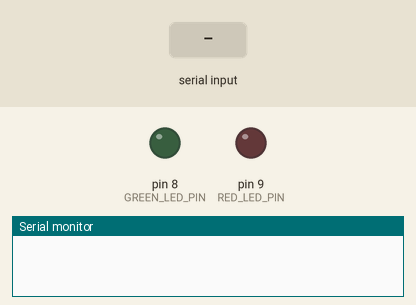
This sketch was run on a simulated Arduino Uno, built with avr-gcc and run on an emulated ATmega328P. Parts: output pins drawn as LEDs (lit = HIGH), the last lines printed to the serial monitor. The inputs (shaded band) are chosen by the test bench.

Above: at 1.2 s.
1.3 s: "1\n" received over Serial
At 2.1 s:
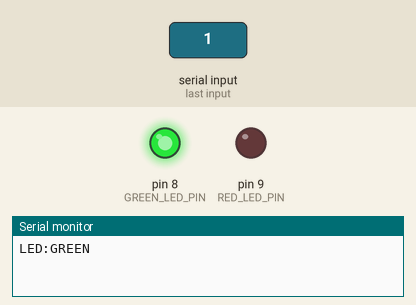
2.8 s: "red\n" received over Serial
At 3.3 s:
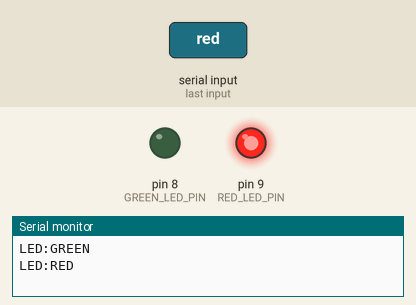
4.3 s: "ON\n" received over Serial
At 5.6 s:
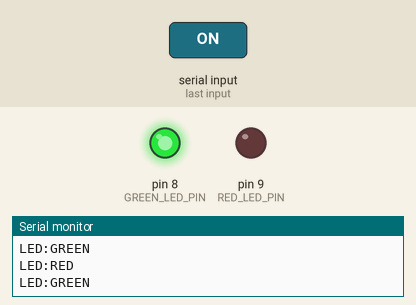
Timing chart, 0 to 7.3 s (numbered marks = the images above; inputs shaded):
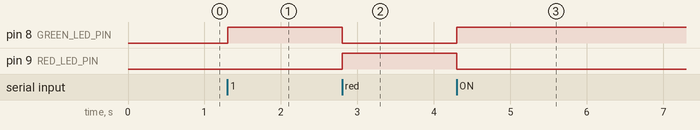

The sketch:

arduino_led.ino
```cpp
/*
  arduino_led.ino
  Nhan lenh tu may tinh qua Serial (USB) de dieu khien hai den LED.

  Day noi:
    LED xanh (+) -> dien tro 220-330 ohm -> chan D8
    LED xanh (-) -> GND
    LED do (+)   -> dien tro 220-330 ohm -> chan D9
    LED do (-)   -> GND

  Lenh nhan duoc tu Serial (ket thuc bang newline '\n'):
    "1" hoac "ON" -> bat den xanh (tuong thich code cu)
    "0" hoac "OFF" -> tat ca hai den
    "green" -> chi bat den xanh; "red" -> chi bat den do; "none" -> tat ca hai

  Toc do Serial: 9600 baud, phai khop voi Python (pyserial) o may tinh.
*/

const int GREEN_LED_PIN = 8;
const int RED_LED_PIN = 9;

void setLeds(bool greenOn, bool redOn) {
  digitalWrite(GREEN_LED_PIN, greenOn ? HIGH : LOW);
  digitalWrite(RED_LED_PIN, redOn ? HIGH : LOW);
}

void setup() {
  pinMode(GREEN_LED_PIN, OUTPUT);
  pinMode(RED_LED_PIN, OUTPUT);
  setLeds(false, false);
  Serial.begin(9600);
}

void loop() {
  if (Serial.available() > 0) {
    String lenh = Serial.readStringUntil('\n');
    lenh.trim();
    if (lenh == "1" || lenh == "ON") {
      setLeds(true, false);
      Serial.println("LED:GREEN");
    } else if (lenh == "0" || lenh == "OFF") {
      setLeds(false, false);
      Serial.println("LED:NONE");
    } else if (lenh == "green") {
      setLeds(true, false);
      Serial.println("LED:GREEN");
    } else if (lenh == "red") {
      setLeds(false, true);
      Serial.println("LED:RED");
    } else if (lenh == "none") {
      setLeds(false, false);
      Serial.println("LED:NONE");
    }
  }
}
```

Measured:
- after the input at 1.3 s, pin 8 (GREEN_LED_PIN): LOW → HIGH at once
- after the input at 2.8 s, pin 8 (GREEN_LED_PIN): HIGH → LOW at once; pin 9 (RED_LED_PIN): LOW → HIGH at once
- after the input at 4.3 s, pin 8 (GREEN_LED_PIN): LOW → HIGH at once; pin 9 (RED_LED_PIN): HIGH → LOW at once
